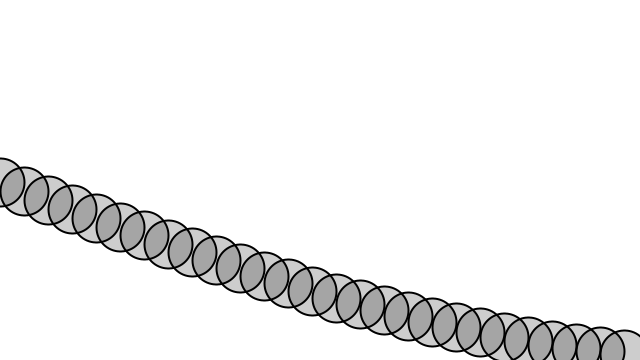
Frame 1 (no input)
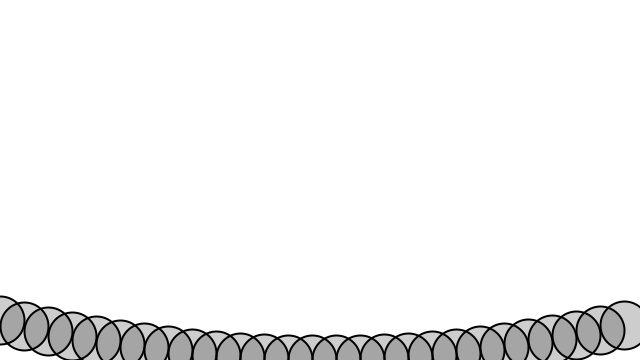
Frame 60 (the mouse pressed at the canvas centre just before this capture)
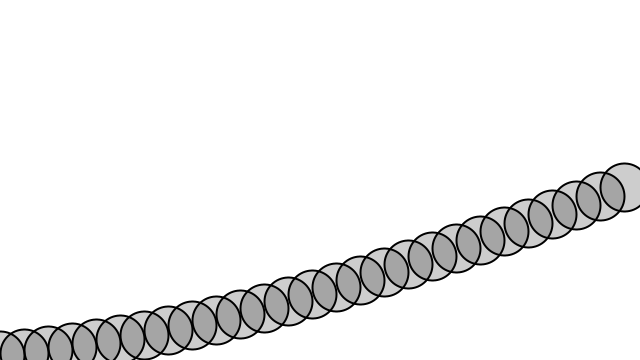
Frame 120 (the mouse held since frame 60 and released just before this capture)

The Processing sketch that drew these frames (run headless with seeded random() and noise(); from frame 60 on, the mouse is pressed at the canvas centre):

// Processing sketch: sketch_10_NOC_3_09_wave
// ── sketch_10_NOC_3_09_wave.pde

float startAngle = 0;
float angleVel = 0.05;
//float angleVel = 0.2;
//float angleVel = 0.4;


void setup() {
  size(640,360);
}

void draw() {
  background(255);

  startAngle += 0.015;
  float angle = startAngle;

 for (int x = 0; x <= width; x += 24) {
    float y = map(sin(angle),-1,1,0,height);
    stroke(0);
    fill(0,50);
    strokeWeight(2);
    ellipse(x,y,48,48);
    angle += angleVel;
  } 

}
